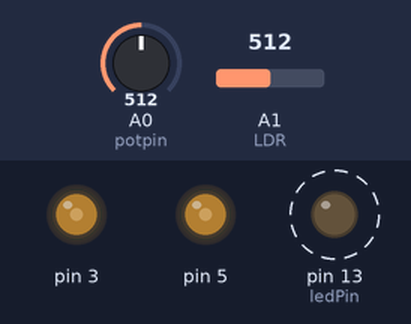
Bench run of a sketch on a simulated Arduino Uno, built with avr-gcc and run on an emulated ATmega328P. Parts: output pins drawn as LEDs (lit = HIGH). Dashed ring = blinking. Inputs (shaded band) come from the test bench; at power-on: A0 (potpin) = 512, A1 (LDR) = 512.

Above: at 1.8 s.
1.9 s: A0 (potpin) set to 306
At 2.5 s:
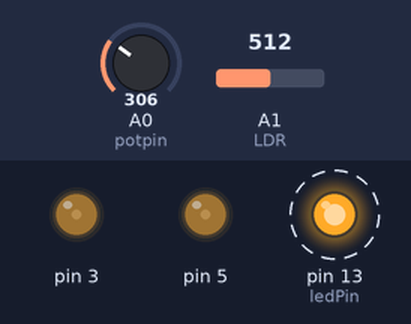
5.4 s: A0 (potpin) set to 511
At 6.7 s:
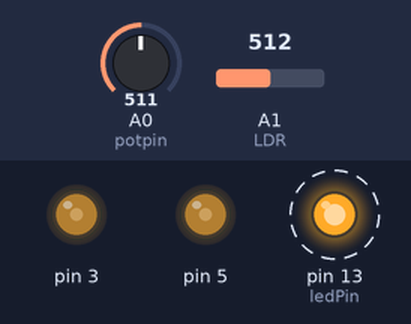
8.9 s: A0 (potpin) set to 900
At 9.9 s:
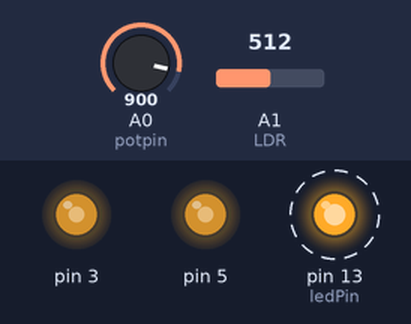
12.4 s: A1 (LDR) set to 122
At 13.01 s:
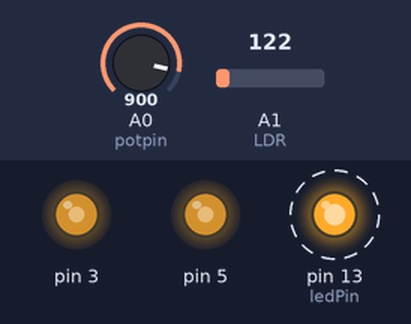
15.9 s: A0 (potpin) set to 0
At 16.03 s:
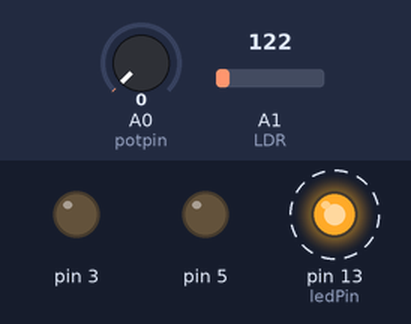
19.4 s: A1 (LDR) set to 0
At 19.4 s:
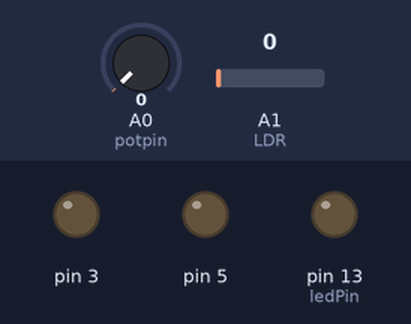
Timing chart, 0 to 21.9 s (numbered marks = the images above; inputs shaded):
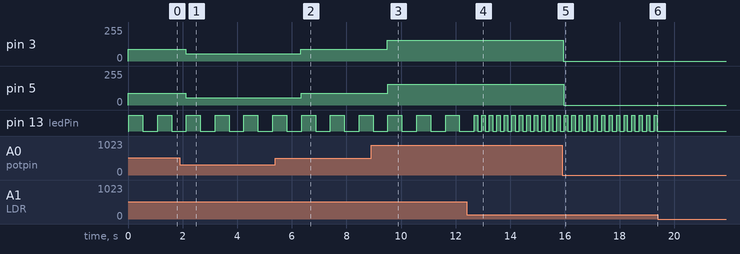

Measured:
- after the input at 1.9 s, pin 3: 89/255 → 53/255 after 0.21 s; pin 5: 89/255 → 53/255 after 0.22 s
- after the input at 5.4 s, pin 3: 53/255 → 89/255 after 0.93 s; pin 5: 53/255 → 89/255 after 0.94 s
- after the input at 8.9 s, pin 3: 89/255 → 157/255 after 0.59 s; pin 5: 89/255 → 157/255 after 0.60 s
- after the input at 12.4 s, pin 13 (ledPin): alternates HIGH for 0.12 s and LOW for 0.15 s, starting after 0.40 s
- after the input at 15.9 s, pin 3: 157/255 → 0/255 at once; pin 5: 157/255 → 0/255 after 0.06 s
- after the input at 19.4 s, pin 13 (ledPin): stops changing and stays LOW
- by itself, pin 13 (ledPin): alternates HIGH for 0.51 s and LOW for 0.54 s

The sketch:

DC_Motor.ino
```cpp
int potpin = A0;
int val;
int LDR = A1;       // select the input pin for the LDR
int ledPin = 13;   // select the pin for the LED
int val2 = 0;       // variable to store the value coming from the sensor

void setup() {
  pinMode(LDR, INPUT);       // declare the LDR as an INPUT
  pinMode(ledPin, OUTPUT);  // declare the ledPin as an OUTPUT
}

void loop() {
val = analogRead(potpin);
val = map(val, 0, 1023, 0, 179);
analogWrite(3,val);
delay(15);
analogWrite(5,val);
delay(15);

val2 = analogRead(LDR);       // read the value from the sensor
digitalWrite(ledPin, HIGH);  // turn the ledPin on
delay(val2);                  // stop the program for some time
digitalWrite(ledPin, LOW);   // turn the ledPin off
delay(val2);
}
```

WaveTable.cpp
```cpp
/*
  WaveTable.cpp - Library for WaveTable lookup.
  Created by Christian Terjesen, April 28, 2018.
  For Adventure Audio LLC use only.
*/

#include "Arduino.h"
#include "WaveTable.h"

WaveTable::WaveTable()
{
}
```

Source omitted: WaveTable.h (23401 bytes)
